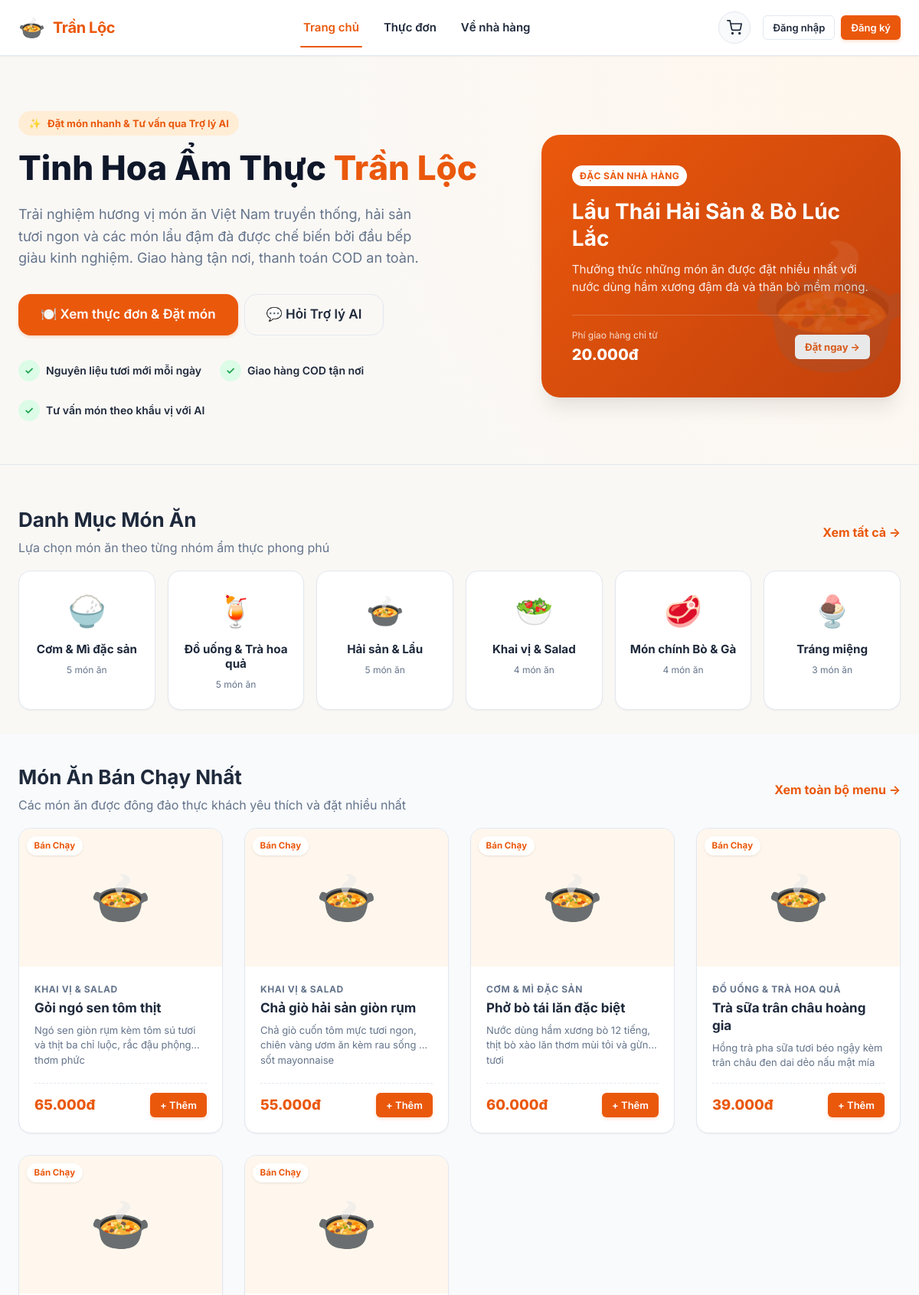
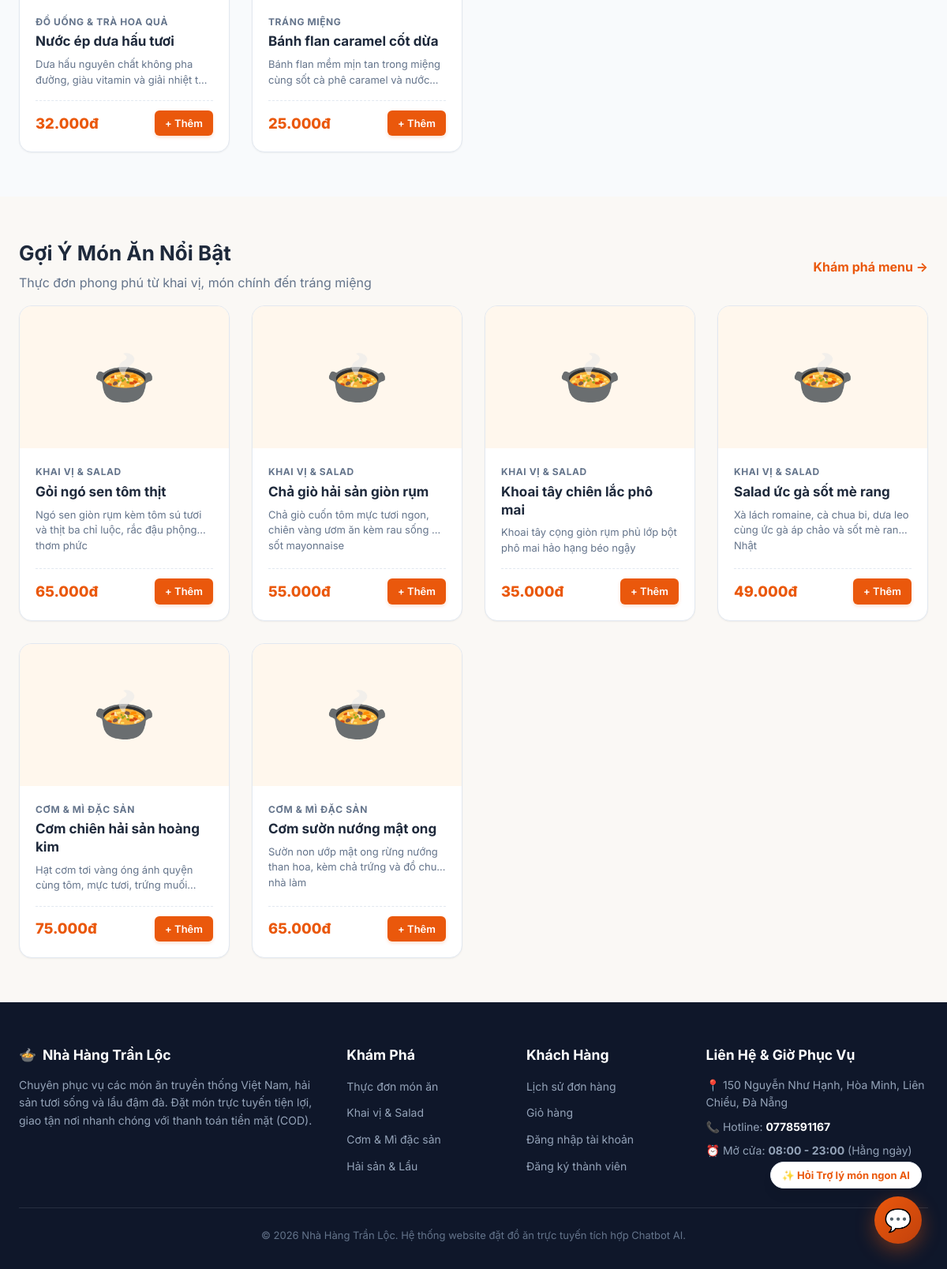
The page / on the database its author committed (2 pictures, top to bottom).
### tables this page shows
CREATE TABLE `restaurant_settings` (
    `id` INT UNSIGNED AUTO_INCREMENT PRIMARY KEY,
    `restaurant_name` VARCHAR(150) NOT NULL,
    `address` VARCHAR(255) NOT NULL,
    `phone` VARCHAR(20) NOT NULL,
    `opening_hours` VARCHAR(100) NOT NULL,
    `delivery_fee` DECIMAL(12, 2) NOT NULL DEFAULT 20000.00,
    `minimum_order_amount` DECIMAL(12, 2) NOT NULL DEFAULT 50000.00,
    `updated_at` TIMESTAMP NOT NULL DEFAULT CURRENT_TIMESTAMP ON UPDATE CURRENT_TIMESTAMP
);

CREATE TABLE `categories` (
    `id` INT UNSIGNED AUTO_INCREMENT PRIMARY KEY,
    `name` VARCHAR(100) NOT NULL UNIQUE,
    `description` TEXT NULL,
    `status` ENUM('active', 'hidden') NOT NULL DEFAULT 'active',
    `created_at` TIMESTAMP NOT NULL DEFAULT CURRENT_TIMESTAMP,
    INDEX `idx_categories_status` (`status`)
);

CREATE TABLE `products` (
    `id` INT UNSIGNED AUTO_INCREMENT PRIMARY KEY,
    `category_id` INT UNSIGNED NOT NULL,
    `name` VARCHAR(150) NOT NULL,
    `description` TEXT NULL,
    `price` DECIMAL(12, 2) NOT NULL DEFAULT 0.00,
    `image` VARCHAR(255) NULL,
    `availability_status` ENUM('in_stock', 'out_of_stock', 'hidden') NOT NULL DEFAULT 'in_stock',
    `created_at` TIMESTAMP NOT NULL DEFAULT CURRENT_TIMESTAMP,
    `updated_at` TIMESTAMP NOT NULL DEFAULT CURRENT_TIMESTAMP ON UPDATE CURRENT_TIMESTAMP,
    CONSTRAINT `fk_products_category` 
        FOREIGN KEY (`category_id`) REFERENCES `categories` (`id`) 
        ON DELETE RESTRICT ON UPDATE CASCADE,
    INDEX `idx_products_category` (`category_id`),
    INDEX `idx_products_availability` (`availability_status`),
    INDEX `idx_products_price` (`price`),
    INDEX `idx_products_name` (`name`)
);

### views/customer/home.php (the view, shortened to what the rows shown need)
<section class="hero-section">
    <div class="container hero-grid">
        <div class="hero-content">
            <div style="display:inline-flex; align-items:center; gap:0.5rem; background:#ffedd5; color:#ea580c; padding:0.35rem 0.85rem; border-radius:var(--radius-full); font-size:0.8125rem; font-weight:700; margin-bottom:1rem;">
                <span>✨</span> Đặt món nhanh & Tư vấn qua Trợ lý AI
            </div>
            <h1>Tinh Hoa Ẩm Thực <span>Trần Lộc</span></h1>
            <p>
                Trải nghiệm hương vị món ăn Việt Nam truyền thống, hải sản tươi ngon và các món lẩu đậm đà được chế biến bởi đầu bếp giàu kinh nghiệm. Giao hàng tận nơi, thanh toán COD an toàn.
            </p>
            <div class="d-flex align-center gap-1">
                <a href="<?= Response::baseUrl('menu') ?>" class="btn btn-primary btn-lg" id="btn-hero-order">
                    🍽️ Xem thực đơn & Đặt món
                </a>
                <button type="button" class="btn btn-outline btn-lg" onclick="Chatbot.toggle()" id="btn-hero-chatbot">
                    💬 Hỏi Trợ lý AI
                </button>
            </div>
            <div class="hero-badges">
                <div class="hero-badge-item">
                    <span class="hero-badge-icon">✓</span>
                    <span>Nguyên liệu tươi mới mỗi ngày</span>
                </div>
                <div class="hero-badge-item">
                    <span class="hero-badge-icon">✓</span>
                    <span>Giao hàng COD tận nơi</span>
                </div>
                <div class="hero-badge-item">
                    <span class="hero-badge-icon">✓</span>
                    <span>Tư vấn món theo khẩu vị với AI</span>
                </div>
            </div>
        </div>
        <div>
            <div class="hero-banner-card">
                <span class="badge" style="background:#ffffff; color:#ea580c; margin-bottom:1rem;">ĐẶC SẢN NHÀ HÀNG</span>
                <h3 style="font-size:1.75rem; color:#ffffff; margin-bottom:0.75rem;">Lẩu Thái Hải Sản & Bò Lúc Lắc</h3>
                <p style="font-size:0.95rem; color:rgba(255,255,255,0.9); margin-bottom:1.5rem; line-height:1.5;">
                    Thưởng thức những món ăn được đặt nhiều nhất với nước dùng hầm xương đậm đà và thăn bò mềm mọng.
                </p>
                <div style="display:flex; align-items:center; justify-content:space-between; border-top:1px solid rgba(255,255,255,0.2); padding-top:1rem;">
                    <div>
                        <div style="font-size:0.75rem; opacity:0.8;">Phí giao hàng chỉ từ</div>
                        <div style="font-size:1.25rem; font-weight:800;"><?= number_format((float)$settings['delivery_fee'], 0, ',', '.') ?>đ</div>
                    </div>
                    <a href="<?= Response::baseUrl('menu') ?>" class="btn btn-sm" style="background:#ffffff; color:#ea580c; font-weight:700;">
                        Đặt ngay &rarr;
                    </a>
                </div>
            </div>
        </div>
    </div>
</section>
<section style="padding: 3.5rem 0 2rem;">
    <div class="container">
        <div class="d-flex justify-between align-center mb-3">
            <div>
                <h2>Danh Mục Món Ăn</h2>
                <p class="text-muted" style="margin:0;">Lựa chọn món ăn theo từng nhóm ẩm thực phong phú</p>
            </div>
            <a href="<?= Response::baseUrl('menu') ?>" class="font-bold text-primary">Xem tất cả &rarr;</a>
        </div>
        <div style="display:grid; grid-template-columns: repeat(auto-fit, minmax(170px, 1fr)); gap: 1rem;">
            <?php
            $catIcons = [
                1 => '🥗',
                2 => '🍚',
                3 => '🥩',
                4 => '🍲',
                5 => '🍹',
                6 => '🍨',
            ];
            ?>
            <?php foreach ($categories as $cat): ?>
                <a href="<?= Response::baseUrl('menu?category=' . $cat['id']) ?>" class="card text-center" style="padding:1.25rem 1rem; text-decoration:none !important; border-radius:var(--radius-lg);">
                    <div style="font-size:2.5rem; margin-bottom:0.5rem;"><?= $catIcons[$cat['id']] ?? '🍽️' ?></div>
                    <h4 style="font-size:0.95rem; margin-bottom:0.25rem; color:var(--text-color);"><?= htmlspecialchars($cat['name']) ?></h4>
                    <span style="font-size:0.75rem; color:var(--text-muted);"><?= (int)$cat['product_count'] ?> món ăn</span>
                </a>
            <?php endforeach; ?>
        </div>
    </div>
</section>
<section style="padding: 2.5rem 0 3.5rem; background-color: var(--surface-hover);">
    <div class="container">
        <div class="d-flex justify-between align-center mb-3">
            <div>
                <h2>Món Ăn Bán Chạy Nhất</h2>
                <p class="text-muted" style="margin:0;">Các món ăn được đông đảo thực khách yêu thích và đặt nhiều nhất</p>
            </div>
            <a href="<?= Response::baseUrl('menu') ?>" class="font-bold text-primary">Xem toàn bộ menu &rarr;</a>
        </div>
        <div class="food-grid">
            <?php foreach ($bestSellers as $prod): ?>
                <div class="food-card">
                    <div class="food-card-thumb">
                        <div class="food-card-badge">Bán Chạy</div>
                        <span style="display:none; font-size:4rem;">🍲</span>
                    </div>
                    <div class="food-card-body">
                        <div class="food-card-category"><?= htmlspecialchars($prod['category_name']) ?></div>
                        <h3 class="food-card-title">
                            <a href="<?= Response::baseUrl('products/' . $prod['id']) ?>">
                                <?= htmlspecialchars($prod['name']) ?>
                            </a>
                        </h3>
                        <p class="food-card-desc"><?= htmlspecialchars($prod['description']) ?></p>
                        <div class="food-card-footer">
                            <div class="food-card-price">
                                <?= number_format((float)$prod['price'], 0, ',', '.') ?>đ
                            </div>
                            <?php if ($prod['availability_status'] === 'in_stock'): ?>
                                <button type="button" class="btn btn-sm btn-primary btn-add-to-cart" data-id="<?= $prod['id'] ?>" data-name="<?= htmlspecialchars($prod['name']) ?>">
                                    + Thêm
                                </button>
                            <?php else: ?>
                                <span class="badge badge-rejected" style="font-size:0.7rem;">Tạm hết</span>
                            <?php endif; ?>
                        </div>
                    </div>
                </div>
            <?php endforeach; ?>
        </div>
    </div>
</section>
<section style="padding: 3.5rem 0;">
    <div class="container">
        <div class="d-flex justify-between align-center mb-3">
            <div>
                <h2>Gợi Ý Món Ăn Nổi Bật</h2>
                <p class="text-muted" style="margin:0;">Thực đơn phong phú từ khai vị, món chính đến tráng miệng</p>
            </div>
            <a href="<?= Response::baseUrl('menu') ?>" class="font-bold text-primary">Khám phá menu &rarr;</a>
        </div>
        <div class="food-grid">
            <?php foreach ($featuredProducts as $prod): ?>
                <div class="food-card">
                    <div class="food-card-thumb">
                        <span style="display:none; font-size:4rem;">🍲</span>
                    </div>
                    <div class="food-card-body">
                        <div class="food-card-category"><?= htmlspecialchars($prod['category_name']) ?></div>
                        <h3 class="food-card-title">
                            <a href="<?= Response::baseUrl('products/' . $prod['id']) ?>">
                                <?= htmlspecialchars($prod['name']) ?>
                            </a>
                        </h3>
                        <p class="food-card-desc"><?= htmlspecialchars($prod['description']) ?></p>
                        <div class="food-card-footer">
                            <div class="food-card-price">
                                <?= number_format((float)$prod['price'], 0, ',', '.') ?>đ
                            </div>
                            <?php if ($prod['availability_status'] === 'in_stock'): ?>
                                <button type="button" class="btn btn-sm btn-primary btn-add-to-cart" data-id="<?= $prod['id'] ?>" data-name="<?= htmlspecialchars($prod['name']) ?>">
                                    + Thêm
                                </button>
                            <?php else: ?>
                                <span class="badge badge-rejected" style="font-size:0.7rem;">Tạm hết</span>
                            <?php endif; ?>
                        </div>
                    </div>
                </div>
            <?php endforeach; ?>
        </div>
    </div>
</section>

### app/helpers/Router.php (shortened to what the rows shown need)
<?php
class Router {
    private static array $routes = [];
    private static function addRoute(string $method, string $path, array|callable $handler, array $middleware): void {
        $path = '/' . trim($path, '/');
        self::$routes[] = [
            'method'     => $method,
            'path'       => $path,
            'handler'    => $handler,
            'middleware' => $middleware,
        ];
    }
    public static function resolveUri(): string {
        $uri = $_SERVER['REQUEST_URI'] ?? '/';
        $uri = explode('?', $uri)[0];
        $scriptName = $_SERVER['SCRIPT_NAME'] ?? '';
        $baseDir = dirname($scriptName);
        $baseDir = str_replace('\\', '/', $baseDir);
        return '/' . trim($uri, '/');
    }
    public static function dispatch(): void {
        $currentUri = self::resolveUri();
        foreach (self::$routes as $route) {
            $pattern = preg_replace('/\{([a-zA-Z0-9_]+)\}/', '(?P<$1>[^/]+)', $route['path']);
            $pattern = '#^' . $pattern . '$#';
            if (preg_match($pattern, $currentUri, $matches)) {
                $params = array_filter($matches, 'is_string', ARRAY_FILTER_USE_KEY);
                $handler = $route['handler'];
                $paramValues = array_values($params);
                if (is_array($handler) && count($handler) === 2) {
                    [$class, $method] = $handler;
                    $controller = new $class();
                    call_user_func_array([$controller, $method], $paramValues);
                    return;
                }
            }
        }
    }
}

### rows shown on the page
restaurant_settings: delivery_fee "20.000"
categories: id "🍚", name "Cơm & Mì đặc sản", product_count "5"
categories: id "🍹", name "Đồ uống & Trà hoa quả", product_count "5"
categories: id "🍲", name "Hải sản & Lẩu", product_count "5"
categories: id "🥗", name "Khai vị & Salad", product_count "4"
categories: id "🥩", name "Món chính Bò & Gà", product_count "4"
categories: id "🍨", name "Tráng miệng", product_count "3"
products: category.name "KHAI VỊ & SALAD", name "Gỏi ngó sen tôm thịt", description "Ngó sen giòn rụm kèm tôm sú tươi và thịt ba chỉ luộc, rắc đậu phộng thơm phức", price "65.000"
products: category.name "KHAI VỊ & SALAD", name "Chả giò hải sản giòn rụm", description "Chả giò cuốn tôm mực tươi ngon, chiên vàng ươm ăn kèm rau sống và sốt mayonnaise", price "55.000"
products: category.name "CƠM & MÌ ĐẶC SẢN", name "Phở bò tái lăn đặc biệt", description "Nước dùng hầm xương bò 12 tiếng, thịt bò xào lăn thơm mùi tỏi và gừng tươi", price "60.000"
products: category.name "ĐỒ UỐNG & TRÀ HOA QUẢ", name "Trà sữa trân châu hoàng gia", description "Hồng trà pha sữa tươi béo ngậy kèm trân châu đen dai dẻo nấu mật mía", price "39.000"
products: category.name "ĐỒ UỐNG & TRÀ HOA QUẢ", name "Nước ép dưa hấu tươi", description "Dưa hấu nguyên chất không pha đường, giàu vitamin và giải nhiệt…", price "32.000"
products: category.name "TRÁNG MIỆNG", name "Bánh flan caramel cốt dừa", description "Bánh flan mềm mịn tan trong miệng cùng sốt cà phê caramel và…", price "25.000"
products: category.name "KHAI VỊ & SALAD", name "Khoai tây chiên lắc phô mai", description "Khoai tây cọng giòn rụm phủ lớp bột phô mai hảo hạng béo ngậy", price "35.000"
products: category.name "KHAI VỊ & SALAD", name "Salad ức gà sốt mè rang", description "Xà lách romaine, cà chua bi, dưa leo cùng ức gà áp chảo và sốt mè rang Nhật", price "49.000"
products: category.name "CƠM & MÌ ĐẶC SẢN", name "Cơm chiên hải sản hoàng kim", description "Hạt cơm tơi vàng óng ánh quyện cùng tôm, mực tươi, trứng…", price "75.000"
products: category.name "CƠM & MÌ ĐẶC SẢN", name "Cơm sườn nướng mật ong", description "Sườn non ướp mật ong rừng nướng than hoa, kèm chả trứng và đồ chua nhà làm", price "65.000"
